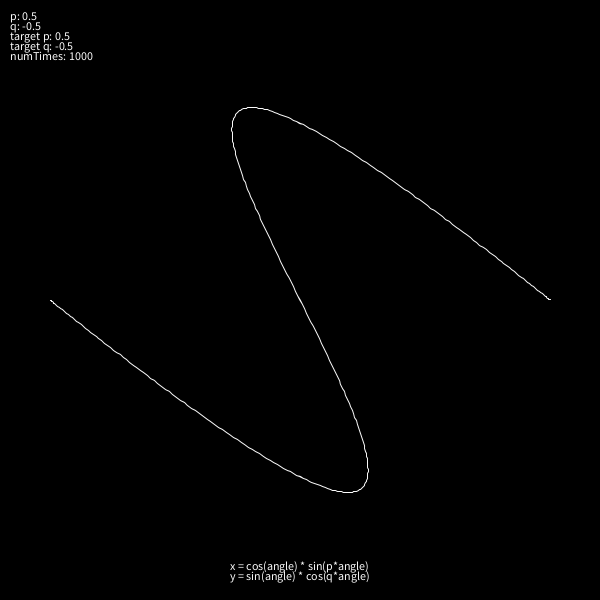
Frame 1 (no input)
Frame 60 (the mouse pressed at the canvas centre just before this capture): identical to frame 1, image omitted
Frame 120 (the mouse held since frame 60 and released just before this capture): identical to frame 1, image omitted

The Processing sketch that drew this single still picture (run headless with seeded random() and noise(); from frame 60 on, the mouse is pressed at the canvas centre):

// Processing sketch: processing_75102
// ── processing_75102.pde

int numTimes = 1000;
float incSteps = 360;
float anginc = TWO_PI/incSteps;
float rad = 250;
float p = 0.5;
float q = -0.5;
float lastx=0;
float lasty=0;
float targetp = p;
float targetq = q;
float easing = 0.05;

void setup(){
  size(600, 600);
  smooth();
  stroke(250);
  //fill(200);
  noFill();
}

void draw(){
  background(0);
  noFill();
  
  p = p + (targetp-p)*easing;
  q = q + (targetq-q)*easing;
  
  drawShape();
  
//  p = map(mouseX, 0, width, -5, 5);
//  q = map(mouseY, 0, height, -5, 5);
  
  //
  fill(250);
  textAlign(LEFT);
  text("p: " + p, 10, 20);
  text("q: " + q, 10, 30);
  text("target p: " + targetp, 10, 40);
  text("target q: " + targetq, 10, 50);
  text("numTimes: " + numTimes, 10, 60);
  textAlign(CENTER);
  text("x = cos(angle) * sin(p*angle)", width/2, height-30);
  text("y = sin(angle) * cos(q*angle)", width/2, height-20);
}

void keyPressed(){
  if (key == 'q'){
    numTimes += 10;
    println(numTimes);
  } else if (key == 'z'){
    numTimes -= 10;
  }
  if (key == 'r'){
    targetp = random(-5, 5);
    targetq = random(-5, 5);
  }
  
  //drawShape();
}

void mouseMoved(){
  targetp = map(mouseX, 0, width, -5, 5);
  targetq = map(mouseY, 0, height, -5, 5);
}

void drawShape(){
  pushMatrix();
  translate(width/2, height/2);
  beginShape();
  for (int i=0; i<numTimes; i++){
    float xpos = (cos(i*anginc)) * (sin(p*i*anginc));
    float ypos = (sin(i*anginc)) * (cos(q*i*anginc));
    curveVertex(xpos*rad, ypos*rad);
    //ellipse(xpos*rad, ypos*rad, 1,1);
  }
  endShape();
  popMatrix();
}
